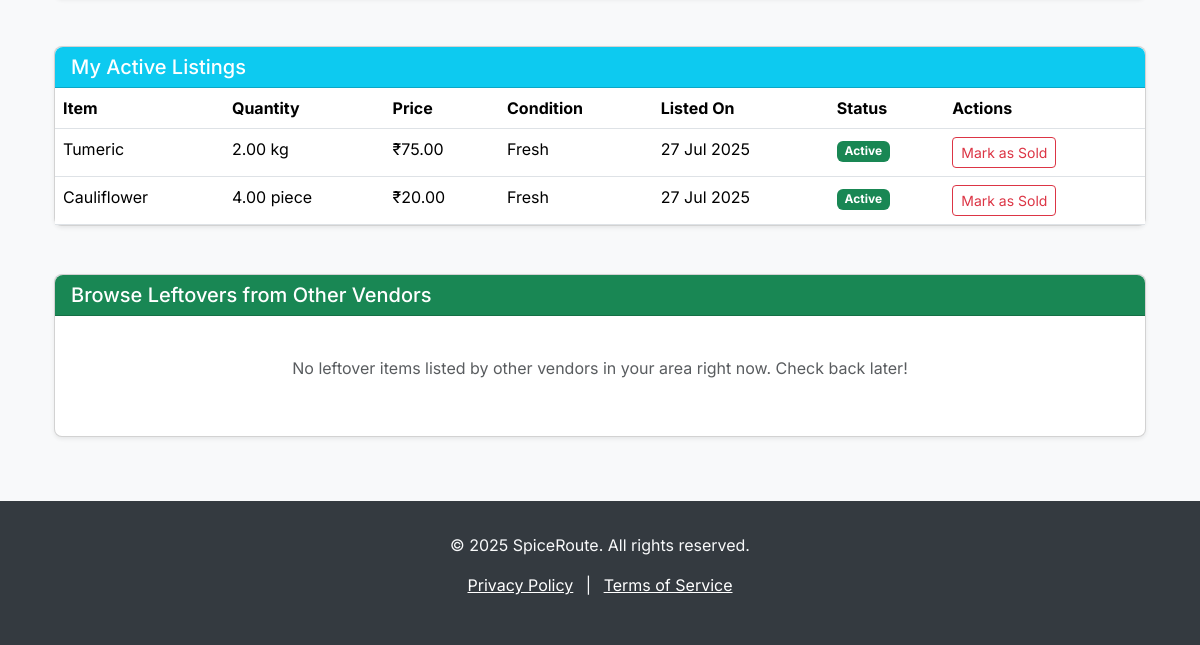
The page /vendor/leftovers/ (signed in, lower part) on the database as committed earlier.
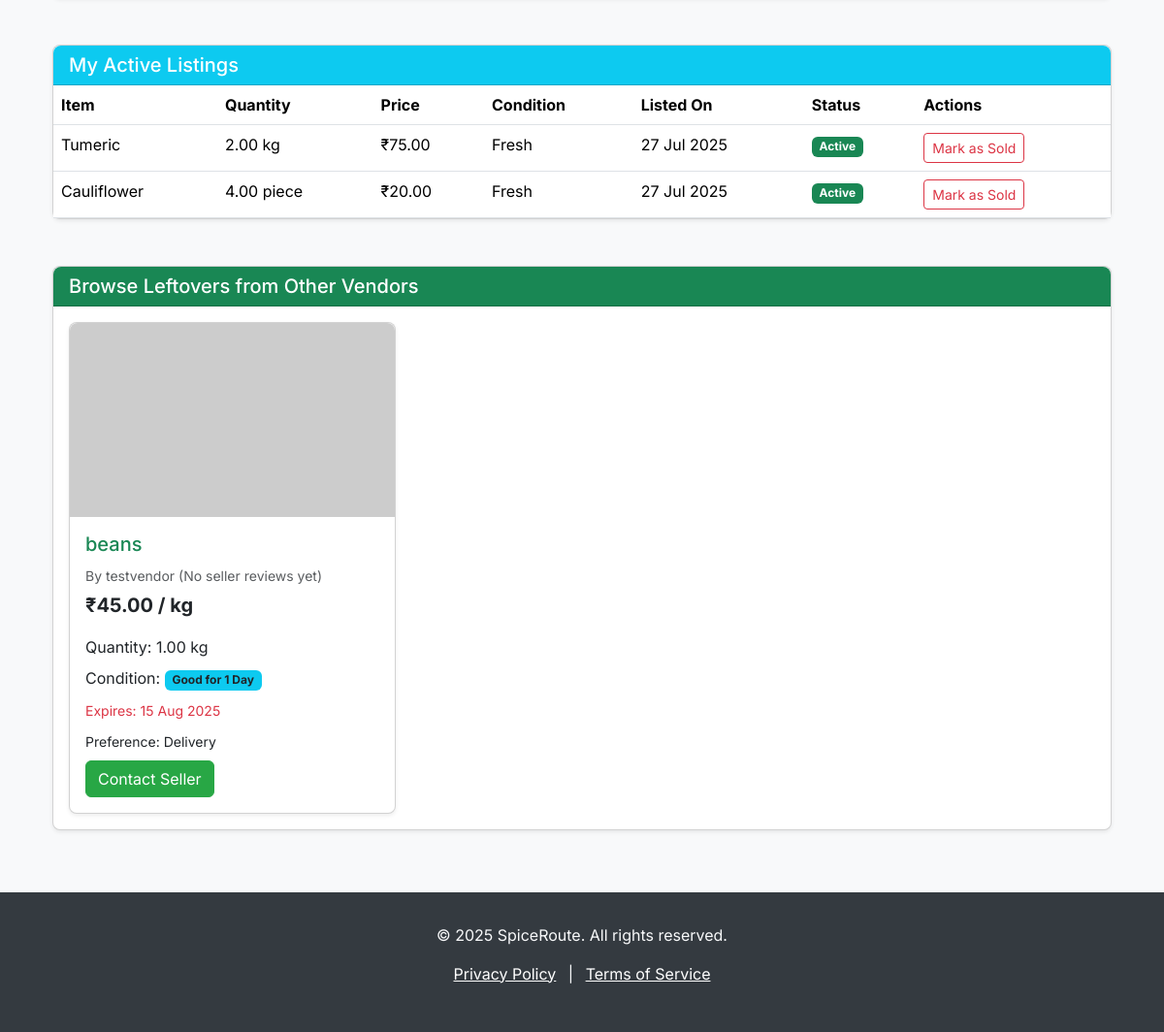
The same page on the database as committed later.
### spiceroute/models.py (models this page shows, shortened)
class LeftoverListing(models.Model):
    CONDITION_CHOICES = [
        ('fresh', 'Fresh'),
        ('good_for_1_day', 'Good for 1 Day'),
        ('slightly_imperfect', 'Slightly Imperfect but Usable'),
    ]
    seller_vendor = models.ForeignKey(VendorProfile, on_delete=models.CASCADE, related_name='listings_as_seller')
    item_name = models.CharField(max_length=255)
    quantity = models.DecimalField(max_digits=10, decimal_places=2)
    unit_of_measure = models.CharField(max_length=50, choices=Product.UNIT_OF_MEASURE_CHOICES) # Re-using choices from Product
    price_per_unit = models.DecimalField(max_digits=10, decimal_places=2)
    condition = models.CharField(max_length=50, choices=CONDITION_CHOICES)
    photo = models.ImageField(upload_to='leftover_images/', null=True, blank=True)
    expiry_date = models.DateField(null=True, blank=True)
    listing_date = models.DateTimeField(auto_now_add=True)
    is_active = models.BooleanField(default=True)
    pickup_delivery_preference = models.CharField(max_length=50, choices=[('pickup', 'Pickup'), ('delivery', 'Delivery')])
    buyer_vendor = models.ForeignKey(VendorProfile, on_delete=models.SET_NULL, null=True, blank=True, related_name='listings_as_buyer')
    transaction_date = models.DateTimeField(null=True, blank=True)

class VendorProfile(models.Model):
    user = models.OneToOneField(User, on_delete=models.CASCADE, primary_key=True, related_name='vendor_profile')
    name = models.CharField(max_length=255)
    location_pincode = models.CharField(max_length=10)
    location_address = models.TextField(null=True, blank=True)
    type_of_food = models.CharField(max_length=100, null=True, blank=True)
    average_rating_as_seller = models.DecimalField(max_digits=3, decimal_places=2, default=0.00)
    total_reviews_as_seller = models.IntegerField(default=0)

### spiceroute/views.py (the view, shortened to what this page needs)
# urls.py: path('vendor/leftovers/', views.vendor_leftovers_view, name='vendor_leftovers'),
@login_required
def vendor_leftovers_view(request):
    if not request.user.is_vendor:
        messages.warning(request, "Access denied. Please log in as a Vendor.")
        return redirect('home')
    vendor_profile = get_object_or_404(VendorProfile, user=request.user)
    my_listings = LeftoverListing.objects.filter(seller_vendor=vendor_profile).order_by('-listing_date')
    other_listings = LeftoverListing.objects.filter(
        ~Q(seller_vendor=vendor_profile),  # Exclude current vendor's own listings
        is_active=True,
        expiry_date__gte=timezone.now().date(),  # Only show items not expired
    ).order_by('-listing_date')
    context = {
        'my_listings': my_listings,
        'other_listings': other_listings,
        'unit_of_measure_choices': Product.UNIT_OF_MEASURE_CHOICES,
        'condition_choices': LeftoverListing.CONDITION_CHOICES,
        'pickup_delivery_choices': LeftoverListing.pickup_delivery_preference.field.choices,
    }
    return render(request, 'vendor_leftovers.html', context)

### spiceroute/templates/vendor_leftovers.html (shortened to what this page needs)
{% extends 'base.html' %}
{% load static %}
{% block content %}
<div class="container mt-4">
    <div class="card mb-5 shadow-sm rounded-3">
        <div class="card-header bg-info text-white rounded-top-3">
            <h5 class="mb-0">My Active Listings</h5>
        </div>
        <div class="card-body p-0">
            {% if my_listings %}
            <div class="table-responsive">
                <table class="table table-hover mb-0">
                    <thead>
                        <tr>
                            <th scope="col">Item</th>
                            <th scope="col">Quantity</th>
                            <th scope="col">Price</th>
                            <th scope="col">Condition</th>
                            <th scope="col">Listed On</th>
                            <th scope="col">Status</th>
                            <th scope="col">Actions</th>
                        </tr>
                    </thead>
                    <tbody>
                        {% for listing in my_listings %}
                        <tr>
                            <td>{{ listing.item_name }}</td>
                            <td>{{ listing.quantity }} {{ listing.unit_of_measure }}</td>
                            <td>₹{{ listing.price_per_unit }}</td>
                            <td>{{ listing.get_condition_display }}</td>
                            <td>{{ listing.listing_date|date:"d M Y" }}</td>
                            <td>
                                {% if listing.is_active %}
                                    <span class="badge bg-success">Active</span>
                                {% else %}
                                    <span class="badge bg-secondary">Sold</span>
                                {% endif %}
                            </td>
                            <td>
                                {% if listing.is_active %}
                                    <button class="btn btn-sm btn-outline-danger mark-sold-btn"
                                            data-bs-toggle="modal" data-bs-target="#confirmSoldModal"
                                            data-listing-id="{{ listing.id }}"
                                            data-item-name="{{ listing.item_name }}">
                                        Mark as Sold
                                    </button>
                                {% else %}
                                    <small class="text-muted">Completed</small>
                                {% endif %}
                            </td>
                        </tr>
                        {% endfor %}
                    </tbody>
                </table>
            </div>
            {% else %}
            <p class="p-4 text-center text-muted">You have no active listings. List an item above!</p>
            {% endif %}
        </div>
    </div>
    <div class="card shadow-sm rounded-3">
        <div class="card-header bg-success text-white rounded-top-3">
            <h5 class="mb-0">Browse Leftovers from Other Vendors</h5>
        </div>
        <div class="card-body">
            {% if other_listings %}
            <div class="row row-cols-1 row-cols-md-2 row-cols-lg-3 g-4">
                {% for listing in other_listings %}
                <div class="col">
                    <div class="card h-100 shadow-sm rounded-3">
                        {% if listing.photo %}
                            <img src="{{ listing.photo.url }}" class="card-img-top rounded-top-3" alt="{{ listing.item_name }}" style="height: 200px; object-fit: cover;">
                        {% else %}
                            <img src="https://placehold.co/400x200/e9ecef/495057?text={{ listing.item_name|urlencode }}" class="card-img-top rounded-top-3" alt="{{ listing.item_name }}" style="height: 200px; object-fit: cover;">
                        {% endif %}
                        <div class="card-body d-flex flex-column">
                            <h5 class="card-title text-success">{{ listing.item_name }}</h5>
                            <p class="card-text text-muted mb-1">
                                <small>By {{ listing.seller_vendor.name }}
                                {% if listing.seller_vendor.average_rating_as_seller > 0 %}
                                    ({{ listing.seller_vendor.average_rating_as_seller }} <i class="fas fa-star text-warning"></i>)
                                {% else %}
                                    (No seller reviews yet)
                                {% endif %}
                                </small>
                            </p>
                            <p class="card-text fw-bold fs-5">₹{{ listing.price_per_unit }} / {{ listing.unit_of_measure }}</p>
                            <p class="card-text mb-2">Quantity: {{ listing.quantity }} {{ listing.unit_of_measure }}</p>
                            <p class="card-text mb-2">Condition: <span class="badge bg-info text-dark">{{ listing.get_condition_display }}</span></p>
                            {% if listing.expiry_date %}
                                <p class="card-text mb-2"><small class="text-danger">Expires: {{ listing.expiry_date|date:"d M Y" }}</small></p>
                            {% endif %}
                            <p class="card-text mb-2"><small>Preference: {{ listing.get_pickup_delivery_preference_display }}</small></p>
                            <div class="mt-auto d-flex justify-content-between align-items-center">
                                <button class="btn btn-primary contact-seller-btn"
                                    data-seller-name="{{ listing.seller_vendor.name }}"
                                    data-seller-phone="{{ listing.seller_vendor.user.phone_number }}">
                                    Contact Seller
                                </button>
                            </div>
                        </div>
                    </div>
                </div>
                {% endfor %}
            </div>
            {% else %}
            <p class="p-4 text-center text-muted">No leftover items listed by other vendors in your area right now. Check back later!</p>
            {% endif %}
        </div>
    </div>
</div>
{% endblock %}

### spiceroute/templates/base.html (shortened to what this page needs)
<!DOCTYPE html>
<html lang="en">
<head>
    <link href="https://cdn.jsdelivr.net/npm/bootstrap@5.3.3/dist/css/bootstrap.min.css" rel="stylesheet" xintegrity="sha384-QWTKZyjpPEjISv5WaRU9OFeRpok6YctnYmDr5pNlyT2bRjXh0JMhjY6hW+ALEwIH">
    <link rel="stylesheet" href="https://cdnjs.cloudflare.com/ajax/libs/font-awesome/6.5.2/css/all.min.css" xintegrity="sha512-SnH5WK+bZxgPHs44uWIX+LLJAJ9/2PkPKZ5QiAj6Ta86w+fsb2TkcmfRyVX3pBnMFcV7oQPJkl9QevSCWr3W6A==" />
</head>
<body>
    <div class="container mt-4">
        {% block content %}{% endblock %}
    </div>
    <footer class="footer">
        <div class="container text-center">
            <p>&copy; 2025 SpiceRoute. All rights reserved.</p>
            <p>
                <a href="#" class="text-white mx-2">Privacy Policy</a> |
                <a href="#" class="text-white mx-2">Terms of Service</a>
            </p>
        </div>
    </footer>
</body>
</html>

### spiceroute/templates/base.html (style rules this page uses)
body { font-family: 'Inter', sans-serif; background-color: #f8f9fa; color: #343a40; }
.btn-primary { background-color: #28a745; border-color: #28a745; transition: background-color 0.3s ease, border-color 0.3s ease; }
.footer { background-color: #343a40; color: #f8f9fa; padding: 2rem 0; margin-top: 4rem; }
.card { border-radius: 0.75rem; box-shadow: 0 4px 8px rgba(0,0,0,.05); }

Rows that differ between the two databases and show on the page:
added LeftoverListing: item_name "beans", seller_vendor.name "testvendor", shows "(No seller reviews yet)", price_per_unit "45.00", unit_of_measure "kg", quantity "1.00", condition "Good for 1 Day", expiry_date "15 Aug 2025", pickup_delivery_preference "Delivery", shown under "Browse Leftovers from Other Vendors"
Other text that changed with them:
text no longer shown: "No leftover items listed by other vendors in your area right now. Check back later!"
